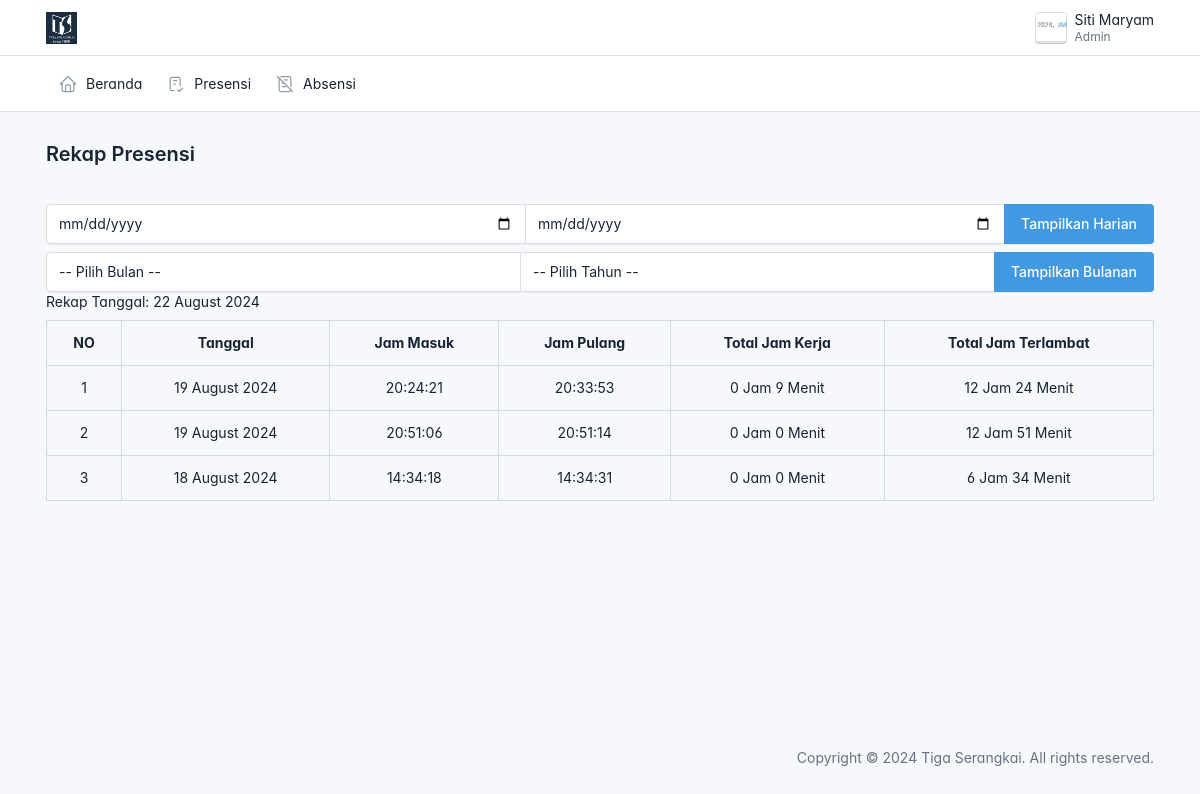
The page /karyawan/presensi/presensi.php (signed in) on the database its author committed.
### tables this page shows
CREATE TABLE `karyawan` (
  `id` int(11) NOT NULL,
  `nik` varchar(15) NOT NULL,
  `nama` varchar(50) NOT NULL,
  `jenis_kelamin` varchar(10) NOT NULL,
  `alamat` varchar(255) NOT NULL,
  `no_hp` varchar(15) NOT NULL,
  `jabatan` varchar(50) NOT NULL,
  `foto` varchar(255) NOT NULL
);

CREATE TABLE `presensi` (
  `id` int(11) NOT NULL,
  `id_karyawan` int(11) NOT NULL,
  `tanggal_masuk` date NOT NULL,
  `jam_masuk` time NOT NULL,
  `foto_masuk` varchar(255) NOT NULL,
  `tanggal_pulang` date NOT NULL,
  `jam_pulang` time NOT NULL,
  `foto_pulang` varchar(255) NOT NULL,
  `lokasi_masuk` text NOT NULL,
  `lokasi_pulang` text NOT NULL
);

### config.php (called while the page is built, shortened)
<?php
function base_url($url = null)
{
    $base_url = 'http://localhost/e-presensi';
    if ($url != null) {
        return $base_url . '/'. $url;
    } else {
        return $base_url;
    }
}
?>

### karyawan/presensi/presensi.php (the view, shortened to what this page needs)
<?php
$judul = "Rekap Presensi";
include('../layouts/header.php');
require_once('../../config.php');
$error_message = "";
$id = $_SESSION['id'];
$isAdmin = $_SESSION['peran'] == 'Admin';
$karyawan = isset($_GET['karyawan']) ? $_GET['karyawan'] : '';
$where_clause = $isAdmin ? "karyawan.nama LIKE '%$karyawan%'" : "presensi.id_karyawan = '$id'";
if(empty($_GET['dari_tanggal']) && empty($_GET['bulan']) && empty($_GET['tahun'])) {
    $result = mysqli_query($connection,
    "SELECT presensi.*, karyawan.nama
    FROM presensi
    JOIN karyawan
    ON presensi.id_karyawan = karyawan.id
    WHERE $where_clause
    ORDER BY tanggal_masuk DESC");
    $display_date = "Rekap Tanggal: " . date('d F Y');
} elseif (!empty($_GET['bulan']) && empty($_GET['tahun'])) {
    $error_message = "Tahun harus dipilih jika Anda memilih bulan.";
    $result = null;
} elseif (!empty($_GET['dari_tanggal']) && empty($_GET['sampai_tanggal'])) {
    $error_message = "Sampai tanggal presensi harus dipilih.";
    $result = null;
}
?>
<div class="page-body">
    <div class="container-xl">
        <div class="col-12 mt-2">
            <form method="GET">
                <div class="input-group">
                    <input type="date" name="dari_tanggal" class="form-control">
                    <input type="date" name="sampai_tanggal" class="form-control">
                    <button type="submit" class="btn btn-info">Tampilkan Harian</button>
                </div>
            </form>
        </div>
        <div class="col-12 mt-2">
            <form method="GET">
                <div class="input-group">
                    <select name="bulan" class="form-control">
                        <option value="">-- Pilih Bulan --</option>
                    </select>
                    <select name="tahun" class="form-control">
                        <option value="">-- Pilih Tahun --</option>
                    </select>
                    <button type="submit" class="btn btn-info">Tampilkan Bulanan</button>
                </div>
            </form>
        </div>
    <?php if ($error_message): ?>
        <div class="alert alert-danger mt-2"><?= $error_message ?></div>
    <?php else: ?>
        <span><?= $display_date ?></span>
    <?php endif; ?>
    <table class="table table-bordered mt-2 text-center">
        <tr>
            <th>NO</th>
            <th>Tanggal</th>
            <th>Jam Masuk</th>
            <th>Jam Pulang</th>
            <th>Total Jam Kerja</th>
            <th>Total Jam Terlambat</th>
        </tr>
        <?php if($result && mysqli_num_rows($result) === 0) { ?>
            <tr>
                <td colspan="7">Tidak ada data</td>
            </tr>
        <?php } elseif ($result) { ?>
            <?php
            $no = 1;
            $batas_waktu_terlambat = "08:00:00";
            while($rekap = mysqli_fetch_array($result)) :
                $jam_tgl_msk = date('Y-m-d H:i:s', strtotime($rekap['tanggal_masuk']. ' ' . $rekap['jam_masuk']));
                $jam_tgl_plg = date('Y-m-d H:i:s', strtotime($rekap['tanggal_pulang']. ' ' . $rekap['jam_pulang']));
                $timestamp_msk = strtotime($jam_tgl_msk);
                $timestamp_plg = strtotime($jam_tgl_plg);
                $selisih = $timestamp_plg - $timestamp_msk;
                $jam_kerja = floor($selisih / 3600);
                $selisih -= $jam_kerja * 3600;
                $selisih_menit = floor($selisih / 60);
                $timestamp_batas_terlambat = strtotime($rekap['tanggal_masuk'] . ' ' . $batas_waktu_terlambat);
                $jam_terlambat = 0;
                $menit_terlambat = 0;
                if ($timestamp_msk > $timestamp_batas_terlambat) {
                    $selisih_terlambat = $timestamp_msk - $timestamp_batas_terlambat;
                    $jam_terlambat = floor($selisih_terlambat / 3600);
                    $selisih_terlambat -= $jam_terlambat * 3600;
                    $menit_terlambat = floor($selisih_terlambat / 60);
                }
            ?>
            <tr>
                <td><?= $no++ ?></td>
                <td><?= date('d F Y', strtotime($rekap['tanggal_masuk'])) ?></td>
                <td class="text-center"><?= $rekap['jam_masuk'] ?></td>
                <td class="text-center"><?= $rekap['jam_pulang'] ?></td>
                <td class="text-center">
                    <?php if ($rekap['tanggal_pulang'] == '0000-00-00') : ?>
                        <span>0 Jam 0 Menit</span>
                    <?php else : ?>
                        <?= $jam_kerja . ' Jam ' . $selisih_menit . ' Menit' ?>
                    <?php endif; ?>
                </td>
                <td class="text-center">
                    <?= $jam_terlambat . ' Jam ' . $menit_terlambat . ' Menit' ?>
                </td>
            </tr>
            <?php endwhile; ?>
        <?php } ?>
    </table>
</div>
</div>
<?php include('../layouts/footer.php')?>

### karyawan/layouts/header.php (shortened to what this page needs)
<?php
global $judul;
require_once('../../config.php');
$connection = mysqli_connect($db_host, $db_user, $db_pass, $db_name);
$id = $_SESSION['id'];
$query = "SELECT nama, jabatan,foto FROM karyawan WHERE id = ?";
$stmt = mysqli_prepare($connection, $query);
mysqli_stmt_bind_param($stmt, 'i', $id);
mysqli_stmt_execute($stmt);
$result = mysqli_stmt_get_result($stmt);
if ($result && mysqli_num_rows($result) > 0) {
    $user = mysqli_fetch_assoc($result);
} else {
    $namaUser = "Nama tidak ditemukan";
    $jabatanUser = "Jabatan tidak ditemukan";
}
?>
<!doctype html>
<html lang="en">
  <head>
    <link href="<?= base_url('assets/css/tabler.min.css?1692870487') ?>" rel="stylesheet"/>
    <link href="<?= base_url('assets/css/tabler-vendors.min.css?1692870487') ?>" rel="stylesheet"/>
    <link href="<?= base_url('assets/css/demo.min.css?1692870487') ?>" rel="stylesheet"/>
  </head>
  <body >
    <div class="page">
      <header class="navbar navbar-expand-md d-print-none" >
        <div class="container-xl">
          <h1 class="navbar-brand navbar-brand-autodark d-none-navbar-horizontal pe-0 pe-md-3">
            <a href=".">
              <img src="<?= base_url('assets/img/logo.png')?>" width="110" height="32" alt="Tabler" class="navbar-brand-image">
            </a>
          </h1>
          <div class="navbar-nav flex-row order-md-last">
            <div class="nav-item dropdown">
              <a href="#" class="nav-link d-flex lh-1 text-reset p-0" data-bs-toggle="dropdown" aria-label="Open user menu">
                <span class="avatar avatar-sm" style="background-image: url('../../assets/img/foto_karyawan/<?= htmlspecialchars($user['foto']) ?>')"></span>
                <div class="d-none d-xl-block ps-2">
                  <div><?= htmlspecialchars($user['nama']) ?></div>
                  <div class="mt-1 small text-secondary"><?= htmlspecialchars($user['jabatan']) ?></div>
                </div>
              </a>
            </div>
          </div>
        </div>
      </header>
      <header class="navbar-expand-md">
        <div class="collapse navbar-collapse" id="navbar-menu">
          <div class="navbar">
            <div class="container-xl">
              <ul class="navbar-nav">
                <li class="nav-item">
                  <a class="nav-link" href="<?= base_url('karyawan/beranda/beranda.php') ?>" >
                    <span class="nav-link-icon d-md-none d-lg-inline-block">
                    </span>
                    <span class="nav-link-title">
                      Beranda
                    </span>
                  </a>
                </li>
                <li class="nav-item">
                  <a class="nav-link" href="<?= base_url('karyawan/presensi/presensi.php') ?>" >
                    <span class="nav-link-icon d-md-none d-lg-inline-block">
                    </span>
                    <span class="nav-link-title">
                      Presensi
                    </span>
                  </a>
                </li>
                <li class="nav-item">
                  <a class="nav-link" href="<?= base_url('karyawan/absensi/absensi.php') ?>" >
                    <span class="nav-link-icon d-md-none d-lg-inline-block">
                    </span>
                    <span class="nav-link-title">
                      Absensi
                    </span>
                  </a>
                </li>
              </ul>
            </div>
          </div>
        </div>
      </header>
      <div class="page-wrapper">
        <div class="page-header d-print-none">
          <div class="container-xl">
            <div class="row g-2 align-items-center">
              <div class="col">
                <h2 class="page-title">
                <?= $judul ?>
                </h2>
              </div>
            </div>
          </div>
        </div>

### karyawan/layouts/header.php (style rules this page uses)
:root { --tblr-font-sans-serif: 'Inter Var', -apple-system, BlinkMacSystemFont, San Francisco, Segoe UI, Roboto, Helvetica Neue, sans-serif; }
body { font-feature-settings: "cv03", "cv04", "cv11"; }

### rows shown on the page
karyawan: foto (picture), nama "Siti Maryam", jabatan "Admin"
presensi: tanggal_masuk "19 August 2024", jam_masuk "20:24:21", jam_pulang "20:33:53", jam_kerja "0", selisih_menit "9", jam_terlambat "12", menit_terlambat "24"
presensi: tanggal_masuk "19 August 2024", jam_masuk "20:51:06", jam_pulang "20:51:14", jam_kerja "0", selisih_menit "0", jam_terlambat "12", menit_terlambat "51"
presensi: tanggal_masuk "18 August 2024", jam_masuk "14:34:18", jam_pulang "14:34:31", jam_kerja "0", selisih_menit "0", jam_terlambat "6", menit_terlambat "34"

### other values the page prints
$judul "Rekap Presensi"
$display_date "Rekap Tanggal: 22 August 2024"
